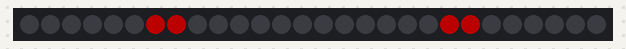
The sketch below on a simulated Arduino Uno, built with avr-gcc and run on an emulated ATmega328P. Parts: 28 RGB LEDs in strip order, left to right. Dim RGB values are drawn brighter than linear; random numbers use the default seed unless the sketch sets one.

Above: at 0.45 s.
At 19.54 s:
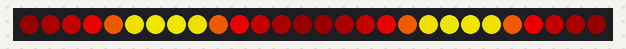
At 39.56 s:
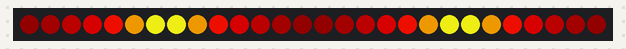

The sketch:

RGB_Flame.ino
```cpp
#include <FastLED.h>

#define DATA_PIN          11
#define CLOCK_PIN         13
#define COLOR_ORDER       BRG
#define CHIPSET           WS2811
#define NUM_LEDS          28
#define NUM_WINDING       4 // NUM_LEDS should be even divisible by NUM_WINDING
#define SECTION           NUM_LEDS / NUM_WINDING

#define BRIGHTNESS        200 // 200
#define FRAMES_PER_SECOND 60

CRGB leds[NUM_LEDS];

void setup() {
  delay(300);
  FastLED.addLeds<LPD6803, DATA_PIN, CLOCK_PIN, COLOR_ORDER>(leds, NUM_LEDS);
  FastLED.setBrightness( BRIGHTNESS );
}

void loop()
{

  fire();

  FastLED.show(); // display this frame
  FastLED.delay(1000 / FRAMES_PER_SECOND);
}

// Less cooling = taller flames.  More cooling = shorter flames.
// Default 50, suggested range 20-100
#define COOLING 70

#define SPREAD_K 0.8


void fire()
{
// Array of temperature readings at each simulation cell
  static byte heat[SECTION];

    for( int i = SECTION - 1; i > 0; i--) {
      heat[i] = heat[i] * SPREAD_K + (1.0 - SPREAD_K) * qsub8( heat[i], random8(0, ((COOLING * 10 * NUM_WINDING) / NUM_LEDS) + 2));
      heat[i] = heat[i] * SPREAD_K + (1.0 - SPREAD_K) * heat[i - 1];
    }

    // Set "sparking led"
    heat[0] = heat[0] * SPREAD_K + (1.0 - SPREAD_K) * random8(120, 255);

    // Step 4.  Map from heat cells to LED colors
    for( int j = 0; j < SECTION; j++) {
      CRGB color = HeatColor( heat[SECTION - j - 1]);
      for (int w = 0; w < NUM_WINDING; w++) {
        int idx = (w % 2) == 0 ? j + (w * SECTION) : ((w + 1) * SECTION) - j - 1;
        leds[idx] = color;
      }
    }
}
```
